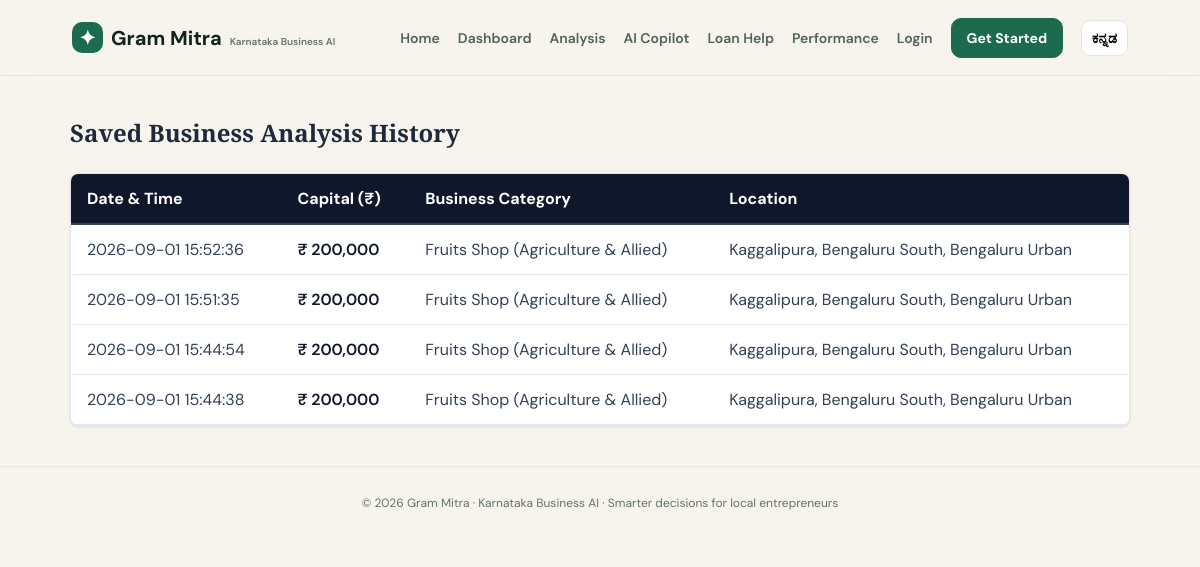
The app's page /search_history (signed in) with its own data.
### tables this page shows
CREATE TABLE farmer_queries (
            id INTEGER PRIMARY KEY AUTOINCREMENT,
            user_id TEXT NOT NULL,
            land_area REAL NOT NULL,
            crop_type TEXT NOT NULL,
            location TEXT NOT NULL,
            created_at TIMESTAMP DEFAULT CURRENT_TIMESTAMP
        );

### app.py (the view)
@app.route('/search_history')
@login_required
def search_history():
    conn = db()
    history = conn.execute(
        "SELECT land_area, crop_type, location, created_at FROM farmer_queries WHERE user_id = ? ORDER BY created_at DESC",
        (str(current_user.id),)
    ).fetchall()
    conn.close()
    return render_template('history.html', history=history)

### app.py (called while the page is built)
@login_manager.user_loader
def load_user(user_id):
    if not user_id:
        return None
    conn = db()
    user_row = conn.execute("SELECT id, name FROM users WHERE id=?", (user_id,)).fetchone()
    conn.close()
    if user_row:
        return User(id=str(user_row["id"]), name=user_row["name"])
    return None

def db():
    conn = sqlite3.connect(app.config["DATABASE"])
    conn.row_factory = sqlite3.Row
    return conn

### templates/history.html (shortened to what this page needs)
{% extends "base.html" %}
{% block content %}
<div style="max-width: 1100px; margin: 40px auto; padding: 0 20px;">
    <h2 style="margin-bottom: 24px; color: #1e293b;">Saved Business Analysis History</h2>
    <div style="overflow-x: auto; background: #ffffff; border-radius: 8px; box-shadow: 0 1px 3px rgba(0,0,0,0.1); border: 1px solid #e2e8f0;">
        <table style="width: 100%; border-collapse: collapse; text-align: left; font-family: inherit;">
            <thead>
                <tr style="background-color: #0f172a; color: #ffffff;">
                    <th style="padding: 14px 16px; border-bottom: 2px solid #334155;">Date & Time</th>
                    <th style="padding: 14px 16px; border-bottom: 2px solid #334155;">Capital (₹)</th>
                    <th style="padding: 14px 16px; border-bottom: 2px solid #334155;">Business Category</th>
                    <th style="padding: 14px 16px; border-bottom: 2px solid #334155;">Location</th>
                </tr>
            </thead>
            <tbody>
                {% for item in history %}
                <tr style="border-bottom: 1px solid #e2e8f0;">
                    <td style="padding: 14px 16px; white-space: nowrap; color: #334155;">{{ item['created_at'] }}</td>
                    <td style="padding: 14px 16px; font-weight: 600; color: #0f172a;">₹ {{ "{:,.0f}".format(item['land_area']) }}</td>
                    <td style="padding: 14px 16px; color: #334155;">{{ item['crop_type'] }}</td>
                    <td style="padding: 14px 16px; color: #334155;">{{ item['location'] }}</td>
                </tr>
                {% else %}
                <tr>
                    <td colspan="4" style="padding: 24px; text-align: center; color: #64748b;">No saved analysis records found.</td>
                </tr>
                {% endfor %}
            </tbody>
        </table>
    </div>
</div>
{% endblock %}

### templates/base.html (shortened to what this page needs)
<!DOCTYPE html>
<html lang="en">
<head>
  <link rel="stylesheet" href="{{ url_for('static', filename='css/style.css') }}">
</head>
<body>
<header class="topbar">
  <a class="brand" href="{{ url_for('index') }}">
    <span class="brand-mark">✦</span>
    <span>Gram Mitra</span>
    <small data-i18n="brand_subtitle">Karnataka Business AI</small>
  </a>
  <nav>
    <a href="{{ url_for('index') }}" data-i18n="nav_home">Home</a>
    {% if request.endpoint != 'index' or (user and user.is_authenticated) %}
      <a href="{{ url_for('dashboard') }}" data-i18n="nav_dashboard">Dashboard</a>
      <a href="{{ url_for('analysis') }}" data-i18n="nav_analysis">Analysis</a>
      <a href="{{ url_for('copilot') }}" data-i18n="nav_copilot">AI Copilot</a>
      <a href="{{ url_for('loan_assistance') }}">Loan Help</a>
      <a href="{{ url_for('performance') }}">Performance</a>
    {% endif %}
    {% if user and user.is_authenticated %}
      <a class="nav-user" href="{{ url_for('logout') }}">{{ user.name }} · <span data-i18n="logout">Logout</span></a>
    {% else %}
      <a href="{{ url_for('login') }}" data-i18n="nav_login">Login</a>
      <a class="btn btn-small" href="{{ url_for('signup') }}" data-i18n="nav_signup">Get Started</a>
    {% endif %}
    <button class="lang-btn" id="langToggle">ಕನ್ನಡ</button>
  </nav>
</header>
<main>{% block content %}{% endblock %}</main>
<footer>© 2026 Gram Mitra · <span data-i18n="brand_subtitle">Karnataka Business AI</span> · <span data-i18n="footer">Smarter decisions for local entrepreneurs</span></footer>
</body>
</html>

### static/css/style.css (style rules this page uses)
:root { --ink: #10241c; --green: #1d6b4f; --green2: #2f8a68; --cream: #f6f4ed; --paper: #fffefa; --muted: #64736d; --line: #dfe7df; --dark: #102a22; --gold: #d7a957; --shadow: 0 18px 55px rgba(16, 42, 34, .10); }
* { box-sizing: border-box; }
html { scroll-behavior: smooth; }
body { margin: 0; background: var(--cream); color: var(--ink); font-family: "DM Sans", sans-serif; }
a { text-decoration: none; color: inherit; }
.topbar { height: 76px; padding: 0 6vw; display: flex; align-items: center; justify-content: space-between; background: rgba(246, 244, 237, .92); backdrop-filter: blur(14px); border-bottom: 1px solid var(--line); position: sticky; top: 0; z-index: 50; }
.brand { display: flex; align-items: center; gap: 8px; font-weight: 700; font-size: 20px; }
.brand small { font-size: 10px; color: var(--muted); font-weight: 600; align-self: flex-end; margin-bottom: 5px; }
.brand-mark { display: grid; place-items: center; width: 31px; height: 31px; background: var(--green); color: white; border-radius: 10px; }
nav { display: flex; align-items: center; gap: 18px; font-size: 14px; font-weight: 600; }
nav > a:not(.btn):not(.nav-user) { color: #52615b; }
.lang-btn { border: 1px solid var(--line); background: white; padding: 8px 10px; border-radius: 9px; font: inherit; cursor: pointer; }
.btn { display: inline-flex; justify-content: center; align-items: center; background: var(--green); color: white; padding: 13px 20px; border-radius: 10px; font-weight: 700; border: 1px solid var(--green); cursor: pointer; transition: .2s; }
.btn-small { padding: 10px 15px; }
h1, h2 { font-family: "Playfair Display", serif; }
footer { text-align: center; border-top: 1px solid var(--line); padding: 28px; color: var(--muted); font-size: 12px; }

### records on screen
farmer_queries: created_at "2026-09-01 15:52:36", land_area "200,000", crop_type "Fruits Shop (Agriculture & Allied)", location "Kaggalipura, Bengaluru South, Bengaluru Urban"
farmer_queries: created_at "2026-09-01 15:51:35", land_area "200,000", crop_type "Fruits Shop (Agriculture & Allied)", location "Kaggalipura, Bengaluru South, Bengaluru Urban"
farmer_queries: created_at "2026-09-01 15:44:54", land_area "200,000", crop_type "Fruits Shop (Agriculture & Allied)", location "Kaggalipura, Bengaluru South, Bengaluru Urban"
farmer_queries: created_at "2026-09-01 15:44:38", land_area "200,000", crop_type "Fruits Shop (Agriculture & Allied)", location "Kaggalipura, Bengaluru South, Bengaluru Urban"
